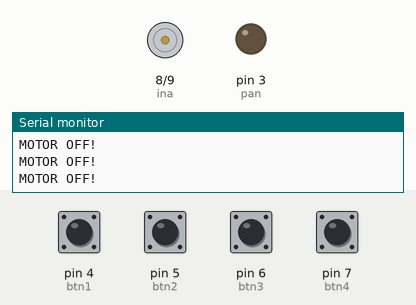
Simulated run of this sketch. Board: Arduino Uno, built with avr-gcc and run on an emulated ATmega328P. On the bench: motor-driver pin pairs drawn as motors (green arrow = first pin HIGH = forward, orange = second pin HIGH = backward, longer = more drive), output pins drawn as LEDs (lit = HIGH), the last lines printed to the serial monitor. Dashed ring = blinking. The inputs (shaded band) are chosen by the test bench; at power-on: pin 4 (btn1), pin 5 (btn2), pin 6 (btn3) HIGH, pin 7 (btn4) LOW.

Above: at 1.2 s.
1.3 s: pin 4 (btn1) pulled LOW for 0.15 s
At 2.5 s:
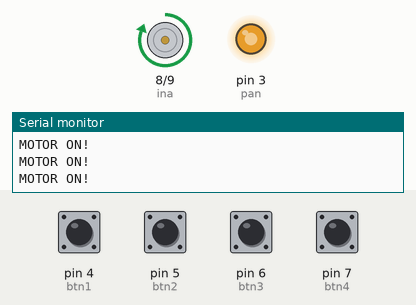
2.9 s: pin 5 (btn2) pulled LOW for 0.15 s
At 3.4 s:
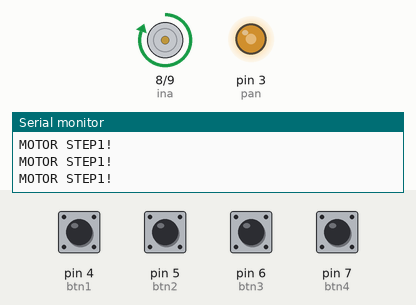
4.5 s: pin 4 (btn1) pulled LOW for 1 s
At 4.9 s:
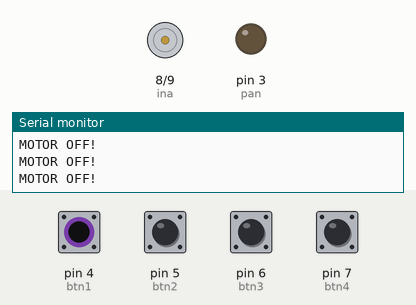
8.5 s: pin 5 (btn2) pulled LOW for 1 s
At 8.9 s:
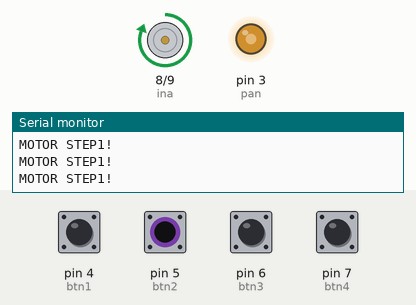
11.0 s: pin 6 (btn3) pulled LOW for 0.15 s
At 12.2 s:
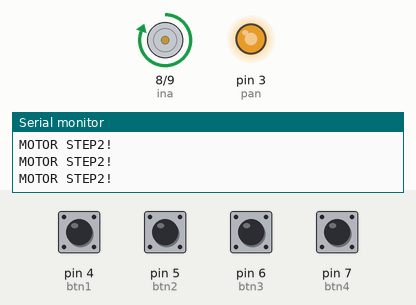
14.1 s: pin 4 (btn1) pulsed LOW 5 times (0.12 s each, 0.3 s apart)
At 14.88 s:
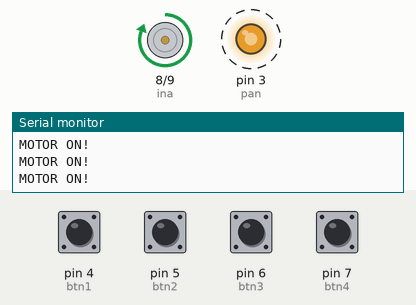
Timing chart, 0 to 17.1 s (numbered marks = the images above; inputs shaded):
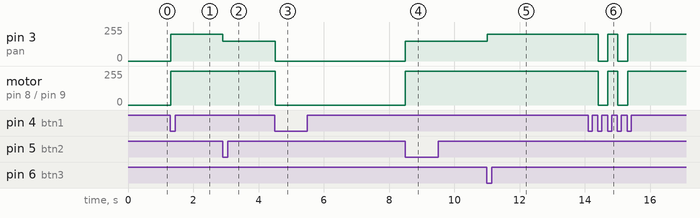

Measured:
- after the input at 1.3 s, pin 3 (pan): 0/255 → 200/255 at once; motor on pin 8 (ina) / pin 9 (inb): stopped → forward 255/255 at once
- after the input at 2.9 s, pin 3 (pan): 200/255 → 150/255 at once
- after the input at 4.5 s, pin 3 (pan): 150/255 → 0/255 at once; motor on pin 8 (ina) / pin 9 (inb): forward 255/255 → stopped at once
- after the input at 8.5 s, pin 3 (pan): 0/255 → 150/255 at once; motor on pin 8 (ina) / pin 9 (inb): stopped → forward 255/255 at once
- after the input at 11.0 s, pin 3 (pan): 150/255 → 200/255 at once
- after the input at 14.1 s, pin 3 (pan): alternates 200/255 for 0.30 s and 0/255 for 0.30 s, 4 changes in all, then stays 200/255, starting after 0.32 s; motor on pin 8 (ina) / pin 9 (inb): alternates forward 255/255 for 0.30 s and stopped for 0.30 s, 4 changes in all, then stays forward 255/255, starting after 0.32 s

The sketch:

pan_motor.ino
```cpp
int pan = 3;
int ina = 8;
int inb = 9;
int btn1 = 4;
int btn2 = 5;
int btn3 = 6;
int btn4 = 7;
int btn1_last = 1;
int btn2_last = 1;
int btn3_last = 1;
int btn4_last = 1;
int work = 0;
bool on_off = false;
void setup()
{
  Serial.begin(9600);
  pinMode(pan, OUTPUT);
  pinMode(ina, OUTPUT);
  pinMode(inb, OUTPUT);
  pinMode(btn1, INPUT_PULLUP);
  pinMode(btn2, INPUT_PULLUP);
  pinMode(btn3, INPUT_PULLUP);
}
void loop()
{
  int btn1_state = digitalRead(btn1);
  int btn2_state = digitalRead(btn2);
  int btn3_state = digitalRead(btn3);
  int btn4_state = digitalRead(btn4);
  if(btn1_state == 0 && btn1_last==1)
  {
    on_off = !on_off;
    if(on_off)
    {
      Serial.println("ON!");
      work = 1;
    }
    else
    {
      Serial.println("OFF!");
      work = 0;
    }
  }
  btn1_last = btn1_state;
  if(btn2_state == 0 && btn2_last==1)
  {
    work = 2;
  }
  btn2_last = btn2_state;
  if(btn3_state == 0 && btn3_last==1)
  {
    work = 3;
  }
  btn3_last = btn3_state;
  if(work==0){
    analogWrite(pan, 0);
    digitalWrite(ina, LOW);
    digitalWrite(inb, LOW);
    Serial.println("MOTOR OFF!");
  }else if(work==1)
  {
    analogWrite(pan, 200);
    digitalWrite(ina, HIGH);
    digitalWrite(inb, LOW);
    Serial.println("MOTOR ON!");
  }else if(work==2)
  {
    analogWrite(pan, 150);
    digitalWrite(ina, HIGH);
    digitalWrite(inb, LOW);
    Serial.println("MOTOR STEP1!");
  }
  else if(work==3)
  {
    analogWrite(pan, 200);
    digitalWrite(ina, HIGH);
    digitalWrite(inb, LOW);
    Serial.println("MOTOR STEP2!");
  }
}
```
